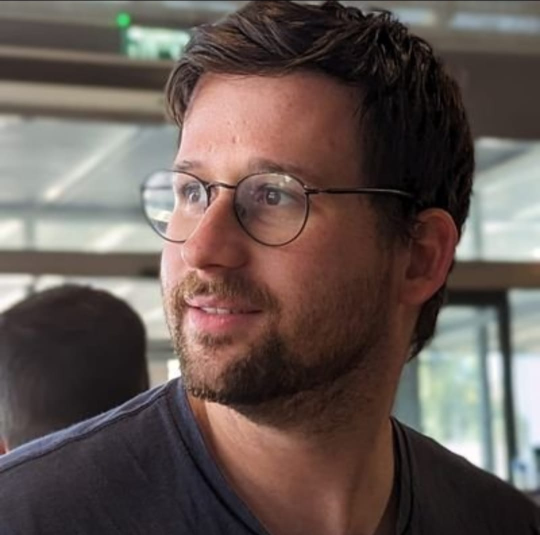
#> input picture input_image.jpeg, 1080 x 1070 px (shown at 1/2 size)
$ python main.py
#> lines starting #> are read from the running program, lines starting #| are printed output that depends on the picture
import cv2
import numpy as np

def apply_convolution(image, kernel):
    # Apply convolution
    convolved_image = cv2.filter2D(image, -1, kernel)
    return convolved_image

def apply_max_pooling(image, k):
    # Apply max pooling
    pooled_image = cv2.resize(image, (image.shape[1] // k, image.shape[0] // k), interpolation=cv2.INTER_NEAREST)
    return pooled_image

def save_image(image, filename):
    cv2.imwrite(filename, image)

# Load the image
image = cv2.imread("input_image.jpeg", cv2.IMREAD_GRAYSCALE)
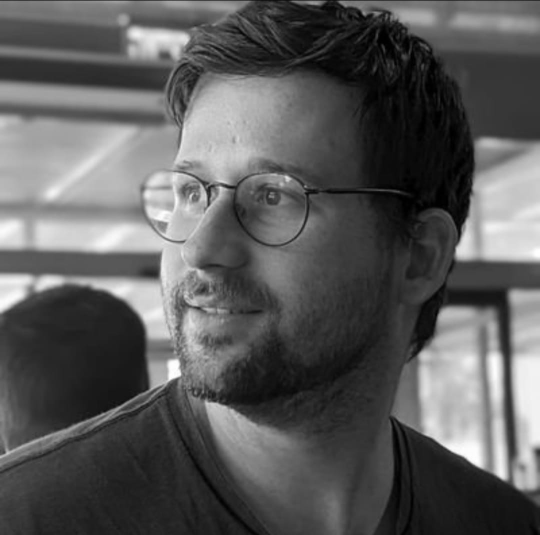
#> image: shape (1070, 1080) (shown at 1/2 size); min 0, max 255, mean 90.7
print("Original Image Size:", image.shape)
#| Original Image Size: (1070, 1080)

#Create the edge detecting kernel
kernel_size = 3
kernel = np.zeros((kernel_size, kernel_size))
kernel[0, :] = 1
kernel[-1, :] = -1
print("Filter:")
print(kernel)


# Perform convolution
convolved_image = apply_convolution(image, kernel)
#> in apply_convolution, `convolved_image = cv2.filter2D(image, -1, kernel)`:
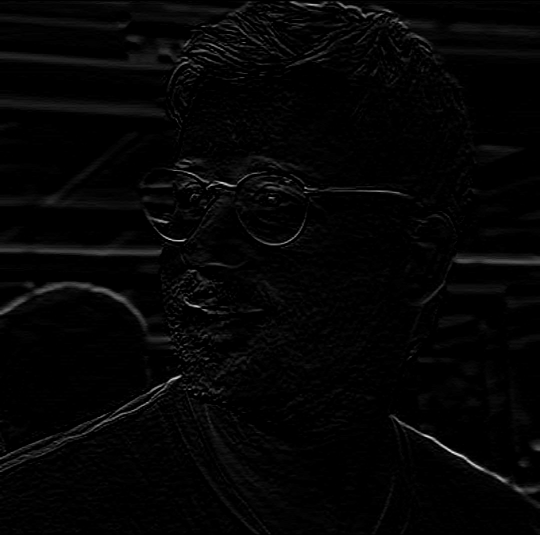
#> convolved_image: shape (1070, 1080) (shown at 1/2 size); min 0, max 253, mean 4.8

# Perform max pooling
k = 4
pooled_image = apply_max_pooling(convolved_image, k)
#> in apply_max_pooling, `pooled_image = cv2.resize(image, (image.shape[1] // k, image.shape[0] ..`:
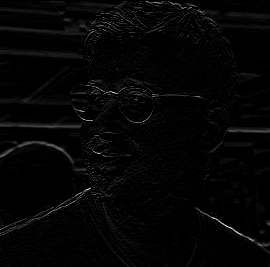
#> pooled_image: shape (267, 270); min 0, max 246, mean 4.7

# Save the images
save_image(convolved_image, "convolved_image.jpg")
save_image(pooled_image, "pooled_image.jpg")
